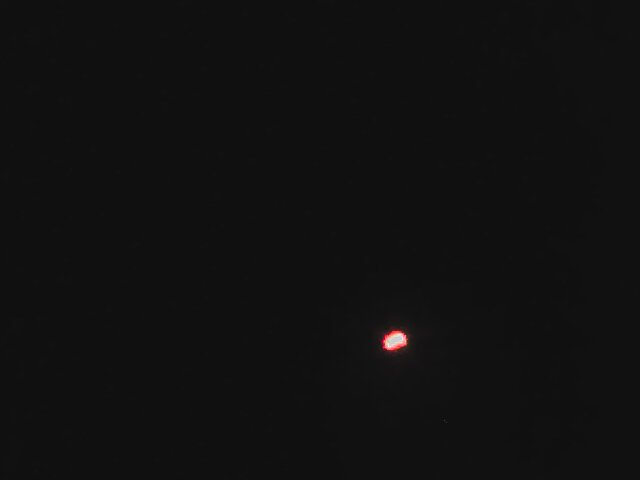
%> input picture appA/power1.jpg, 640 x 480 px
$ octave analyze_image.m   (GNU Octave 9; MATLAB toolbox functions it lacks are replaced by stand-ins)
%> lines starting %> are read from the running program, lines starting %| are printed output that depends on the picture
### appA/fwhm.m
% fwhm.m, V. Ziemann, 240829
function fwhm=fwhm(data)
N=length(data);
xmax = -1e30;
xmin=min(data);
imax=-1;
for i=1:N
    if (data(i) > xmax)
        xmax=data(i);
        imax=i;
    end
end
ileft=imax;
while (data(ileft) > (xmax+xmin)/2 && ileft>1)
    ileft=ileft-1;
end
iright=imax;
while (data(iright) > (xmax+xmin)/2 && iright<N-1)
    iright=iright+1;
end
fwhm=iright-ileft-1;

### appA/analyze_image.m
% analyze_image.m, V. Ziemann, 240829
clear; close all
im=rgb2gray(imread('power1.jpg'));
%> im: size 480x640 uint8; min 7, max 244, mean 16.5
subplot(2,2,1); roi=im(260:400,320:500);
%> after `roi=im(260:400,320:500)`:
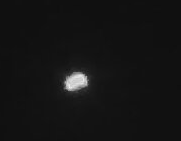
%> roi: size 141x181 uint8; min 15, max 244, mean 20.3
roi=min(250,roi); imshow(250-roi);
%> after `imshow(250-roi)`:
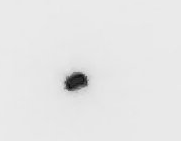
%> displayed picture: size 141x181, on the screen's scale of 0 to 255; min 6, max 235, mean 229.7
subplot(2,2,4); contour(flipud(roi));
xlabel('x [pixel]'); ylabel('y [pixel]')
subplot(2,2,2); plot(sum(roi,2),'k'); xlim([0,size(roi,1)]);
camroll(270); set(gca,'YTick',[]); xlabel('y [pixel]');
title(['FWHM = ',num2str(fwhm(sum(roi,2))),' pixel'])
%> in fwhm, `xmin=min(data);`: xmin = 2889
%> the loop in fwhm, `for i=1:N` made 141 passes
%> xmax on passes 1, 3, 14, 16, 17, 23, 24, 25, 26, 27, 30, 34: 2912, 2922, 2930, 2938, 2946, 2956, 2974, 2994, 3004, 3012, 3022, 3046
%> after the loop in fwhm, `for i=1:N`: imax = 84; xmax = 7756
%> in fwhm, `ileft=imax;`: ileft = 84
%> the loop in fwhm, `while (data(ileft) > (xmax+xmin)/2 && ileft>1)` made 10 passes
%> ileft on passes 1 to 10: 83, 82, 81, 80, 79, 78, 77, 76, 75, 74
%> the loop in fwhm, `while (data(iright) > (xmax+xmin)/2 && iright<N-1)` made 7 passes
%> in fwhm, `fwhm=iright-ileft-1;`: fwhm = 16
subplot(2,2,3); plot(sum(roi,1),'k'); xlim([0,size(roi,2)]);
set(gca,'YTick',[]); xlabel('x [pixel]')
title(['FWHM = ',num2str(fwhm(sum(roi,1))),' pixel'])
%> the loop in fwhm (call 2), `for i=1:N` made 181 passes
%> xmax on passes 1, 5, 8, 12, 13, 14, 15, 16, 24, 25, 29, 30: 2284, 2295, 2311, 2316, 2349, 2350, 2360, 2384, 2385, 2393, 2403, 2418
%> the loop in fwhm (call 2), `while (data(ileft) > (xmax+xmin)/2 && ileft>1)` made 10 passes
%> ileft on passes 1 to 10: 75, 74, 73, 72, 71, 70, 69, 68, 67, 66
%> the loop in fwhm (call 2), `while (data(iright) > (xmax+xmin)/2 && iright<N-1)` made 12 passes
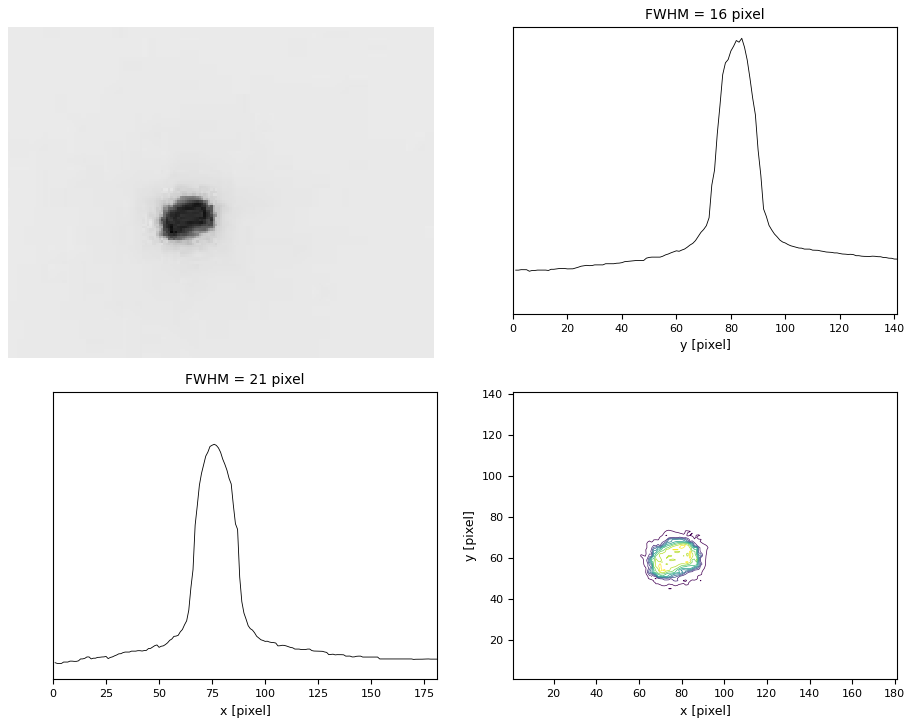
%> figure redrawn from the program's plot data, 4 panels
